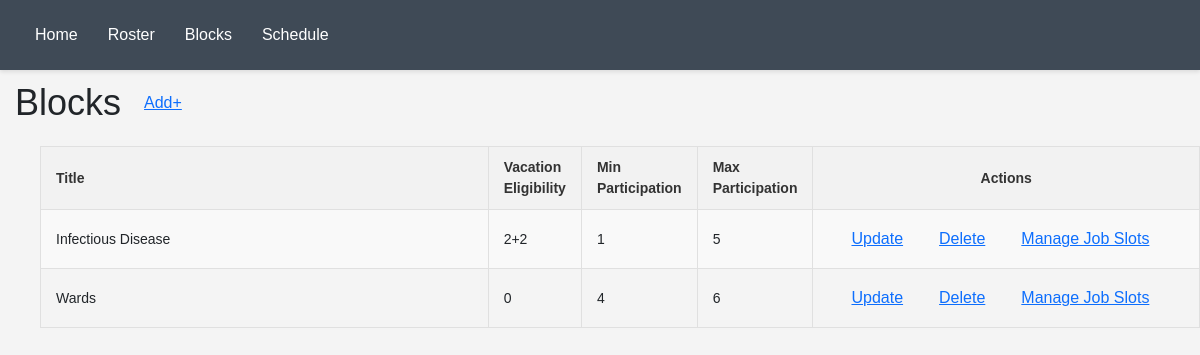
Page /block on the committed database.
### Main/models.py (models this page shows)
class Section(models.Model):
    name = models.CharField(max_length=120)
    vacation_type = models.CharField(choices=VacationChoices)
    min_visits = models.IntegerField()
    max_visits = models.IntegerField()

### Main/views.py (the view)
# urls.py: path('block',views.block_page),
def block_page(request):
    all_blocks = Section.objects.all()
    return render(request, 'block.html', {'blocks': all_blocks})

### Main/templates/block.html (shortened to what this page needs)
{% extends 'base.html' %}
{% block content %}
<div style="display:flex;flex-direction: row;">
  <p style="font-size:36px;margin-top:6px;margin-bottom:6px;margin-left:15px;"> Blocks </p>
  <button type="button" style="margin-top:0px;margin-left:10px;" class="btn btn-link" hx-get="/block/create"
    hx-target="#modal_target" hx-swap="innerHTML" onclick="showCustomModal()"> Add+ </button>
</div>
<table id="main_schedule" style="margin-left:40px;margin-top:10px;">
  <tr>
    <th style="width:300px;"> Title </th>
    <th style="width:75px;"> Vacation Eligibility </th>
    <th style="width:75px;"> Min Participation </th>
    <th style="width:75px;"> Max Participation </th>
    <th style="width:400px;text-align: center;"> Actions </th>
  </tr>
  {% for block in blocks %}
  <tr id="block_row_{{block.pk}}">
    <td style="width:500px;"> {{block.name}}</td>
    <td style="width:75px;"> {{block.vacation_type}}</td>
    <td style="width:75px;"> {{block.min_visits}}</td>
    <td style="width:75px;"> {{block.max_visits}}</td>
    <td style="width:400px;">
      <div style="display: flex;flex-direction: row;">
        <button type="button" style="margin-top:0px;margin-left:10px;" class="btn btn-link"
          hx-get="/block/edit/{{block.pk}}" hx-target="#modal_target" hx-swap="innerHTML" onclick="showCustomModal()">
          Update </button>
        <button type="button" style="margin-top:0px;margin-left:10px;" class="btn btn-link"
          onclick="delete_block({{block.pk}})"> Delete </button>
        <button type="button" style="margin-top:0px;margin-left:10px;" class="btn btn-link" hx-get="/manage_job_slots/{{block.pk}}"
          hx-target="#modal_target" hx-swap="innerHTML" onclick="showCustomModal()"> Manage Job Slots </button>
      </div>
    </td>
  </tr>
  {% endfor %}
</table>
{% endblock %}

### Main/templates/base.html (style rules this page uses)
body { font-family: Arial, sans-serif; margin: 0; background-color: #f4f4f4; }
table { border-collapse: collapse; margin-bottom: 20px; font-family: Arial, sans-serif; font-size: 14px; }
th, td { padding: 10px 15px; border: 1px solid #e0e0e0; text-align: left; word-wrap: break-word; overflow-wrap: break-word; }
th { background-color: #f2f2f2; font-weight: bold; color: #333; }
tr:nth-child(even) { background-color: #f9f9f9; }

### rows in the picture
Section: name "Infectious Disease", vacation_type "2+2", min_visits "1", max_visits "5"
Section: name "Wards", vacation_type "0", min_visits "4", max_visits "6"
